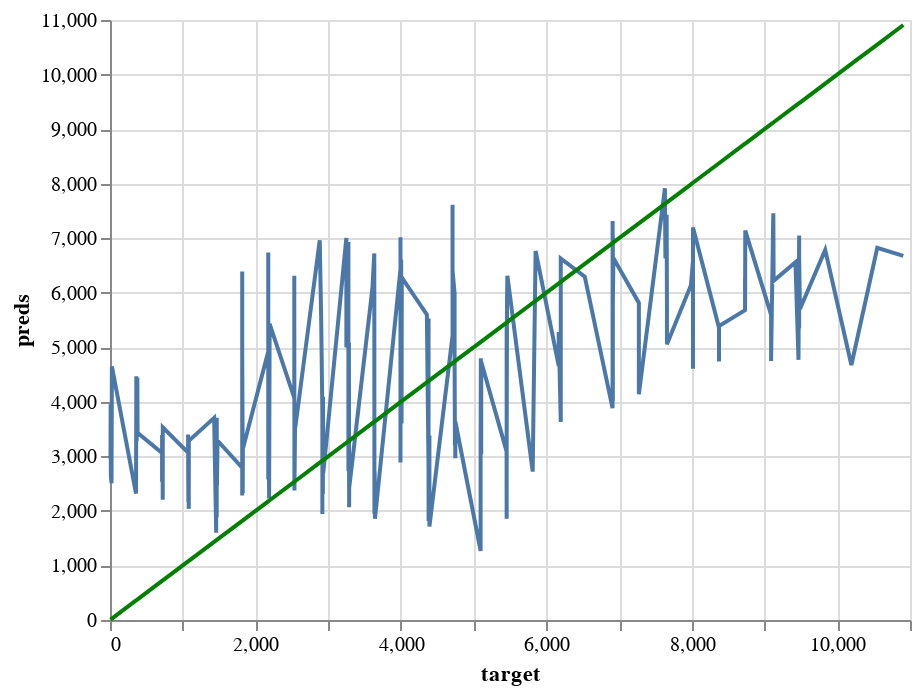

Notebook code for this chart:
### Code cell
perfect_test = alt.Chart(pd.DataFrame({'target': y_test, 'preds': y_test})).mark_line(color='green').encode(
    x='target',
    y='preds'
)

pred_chart_test = alt.Chart(pd.DataFrame({'target': y_test, 'preds': y_pred})).mark_line().encode(
    x='target',
    y='preds'
  )

pred_chart_test + perfect_test

### Figure 1 — Vega-Lite specification as saved in the notebook (floating-point values rounded to 4 significant figures; data arrays with more than 128 entries replaced by an {"elided": "..."} marker saying what was removed)
{"config": {"view": {"continuousWidth": 400, "continuousHeight": 300}}, "layer": [{"data": {"name": "data-38e391fe1ba7c5be308791dc064157e1"}, "mark": "line", "encoding": {"x": {"field": "target", "type": "quantitative"}, "y": {"field": "preds", "type": "quantitative"}}}, {"data": {"name": "data-61cf6627b33a237ce8e346e390146a7f"}, "mark": {"type": "line", "color": "green"}, "encoding": {"x": {"field": "target", "type": "quantitative"}, "y": {"field": "preds", "type": "quantitative"}}}], "$schema": "https://vega.github.io/schema/vega-lite/v4.17.0.json", "datasets": {"data-38e391fe1ba7c5be308791dc064157e1": {"elided": "197 records"}, "data-61cf6627b33a237ce8e346e390146a7f": {"elided": "197 records"}}}
